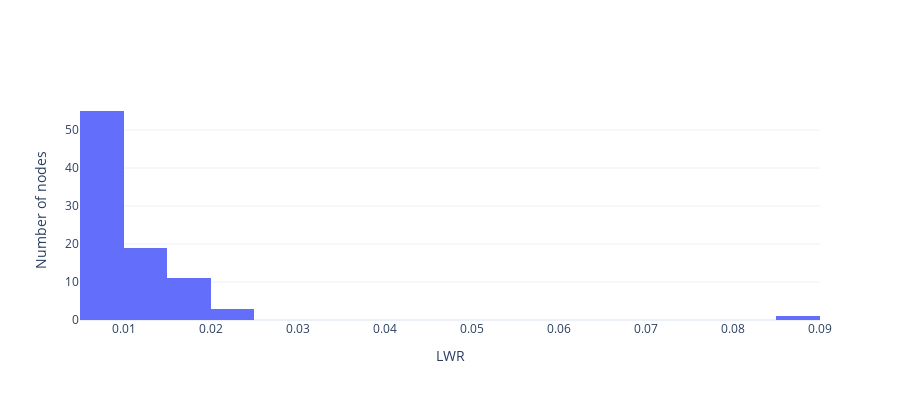

Here is the notebook cell this chart was saved with:
### Code cell
import ete3
from ete3 import Tree
import plotly.graph_objects as go


#t_morpho = Tree("delta_statistics/rd_output/cognate_ie_compatible.tree.morpho.lwr.tree")
t_morpho = Tree("delta_statistics/rd_output/geo_duration.tree.morpho.lwr.tree")
LWRS_morpho = []
for node in t_morpho.traverse():
    if hasattr(node,"LWR"):
        LWRS_morpho.append(float(node.LWR))
        
#t_cog = Tree("delta_statistics/rd_output/cognate_ie_compatible.tree.cognate.lwr.tree")        
t_cog = Tree("delta_statistics/rd_output/geo_duration.tree.cognate.lwr.tree")
LWRS_cog = []
for node in t_cog.traverse():
    if hasattr(node,"LWR"):
        LWRS_cog.append(float(node.LWR))
print(len(LWRS_cog))
fig = go.Figure()
fig.add_trace(go.Histogram(x=LWRS_morpho))
#fig.add_trace(go.Histogram(x=LWRS_cog))
fig.update_layout(xaxis_title='LWR', yaxis_title='Number of nodes')
fig.update_layout(template="plotly_white", height=400)

### Figure 1 — Plotly figure (JSON) as saved in the notebook; plotly's stock layout.template omitted (floating-point values rounded to 4 significant figures)
{"data": [{"type": "histogram", "x": [0.08675, 0.01505, 0.01381, 0.01772, 0.01772, 0.01094, 0.01095, 0.01116, 0.01098, 0.008776, 0.01063, 0.008728, 0.007245, 0.01126, 0.01089, 0.009367, 0.00907, 0.009938, 0.01007, 0.01025, 0.01026, 0.0104, 0.009467, 0.01041, 0.0104, 0.008495, 0.008417, 0.006923, 0.008016, 0.0093, 0.009319, 0.009321, 0.009317, 0.009334, 0.009321, 0.00801, 0.008, 0.008523, 0.01137, 0.007879, 0.007897, 0.01137, 0.01331, 0.006254, 0.007112, 0.009464, 0.007857, 0.008368, 0.006595, 0.01331, 0.01748, 0.007119, 0.007115, 0.009465, 0.009464, 0.007105, 0.006877, 0.006212, 0.01204, 0.02495, 0.01748, 0.007108, 0.007009, 0.007028, 0.006221, 0.02493, 0.02493, 0.008205, 0.008209, 0.007013, 0.007011, 0.01643, 0.01788, 0.007336, 0.008525, 0.007675, 0.007676, 0.007026, 0.006505, 0.007114, 0.007095, 0.01788, 0.01788, 0.008529, 0.008526, 0.007067, 0.007123, 0.01572, 0.01572]}], "layout": {"height": 400, "xaxis": {"title": {"text": "LWR"}}, "yaxis": {"title": {"text": "Number of nodes"}}}}
